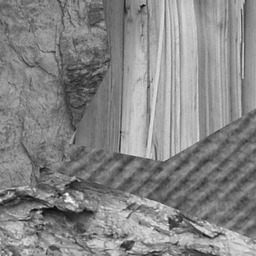
#> input picture PocVideniezad/data/tm2_1_1.png, 256 x 256 px, shrunk from 512 x 512 before the run
$ python 2.py
#> lines starting #> are read from the running program, lines starting #| are printed output that depends on the picture
import matplotlib.pyplot as plt
import numpy as np
from skimage import io, color, filters
from skimage.filters import gabor
from skimage.segmentation import watershed
from skimage.util import img_as_ubyte
from sklearn.cluster import KMeans
from sklearn.preprocessing import StandardScaler


def load_and_preprocess_image(image_path):
    image = io.imread(image_path, as_gray=True)
    image = img_as_ubyte(image)
    smoothed_image = filters.gaussian(image, sigma=1)
    # Visualize the preprocessed image
    plt.figure()
    plt.imshow(smoothed_image, cmap='gray')
    plt.title('Preprocessed Image')
    plt.axis('off')
    plt.show()
    return image, smoothed_image


def apply_gabor_filters(image, frequencies, thetas):
    num_features = len(frequencies) * len(thetas)
    feature_array = np.zeros((image.shape[0], image.shape[1], num_features))
    feature_index = 0
    for frequency in frequencies:
        for theta in thetas:
            real, imag = gabor(image, frequency=frequency, theta=theta)
            magnitude = np.sqrt(real ** 2 + imag ** 2)
            feature_array[:, :, feature_index] = magnitude
            feature_index += 1

    return feature_array


def compute_feature_gradient(feature_array):
    # feature_variance = np.var(feature_array, axis=2)
    feature_std = np.std(feature_array, axis=2)

    feature_gradient = (feature_std - feature_std.min()) / (feature_std.max() - feature_std.min())

    plt.figure()
    plt.imshow(feature_gradient, cmap='gray')
    plt.title('Feature Gradient')
    plt.axis('off')
    plt.show()

    return feature_gradient


def perform_clustering(feature_array):
    feature_vectors = feature_array.reshape(-1, feature_array.shape[2])
    scaler = StandardScaler()
    features_scaled = scaler.fit_transform(feature_vectors)
    kmeans = KMeans(n_clusters=4, n_init='auto', random_state=0)
    labels = kmeans.fit_predict(features_scaled).reshape(feature_array.shape[0], feature_array.shape[1])
    # Visualize clustering output
    plt.figure()
    plt.imshow(labels)
    plt.title('K-Means Clustering Output')
    plt.axis('off')
    plt.show()
    return labels


def apply_watershed_segmentation(image, feature_array, labels):
    # Compute the feature gradient instead of using the image gradient
    feature_gradient = compute_feature_gradient(feature_array)

    # Use the feature gradient as an elevation map for the watershed algorithm
    labels_watershed = watershed(feature_gradient, markers=labels, mask=image > 0)
    return labels_watershed


def visualize_segmentation(image, labels_watershed):
    plt.figure()
    plt.imshow(color.label2rgb(labels_watershed, image=image, bg_label=0))
    plt.title('Final Segmentation')
    plt.axis('off')
    plt.show()


def main():
    image_path = 'data/tm2_1_1.png'  # Replace with the correct path to your image
    image, smoothed_image = load_and_preprocess_image(image_path)
#> in load_and_preprocess_image, image is the input picture: shape (256, 256); min 9, max 251, mean 133.5
#> in load_and_preprocess_image, `smoothed_image = filters.gaussian(image, sigma=1)`:
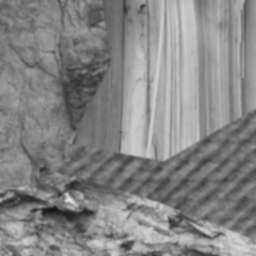
#> smoothed_image: shape (256, 256) float64; min 0.0829, max 0.891, mean 0.524
    frequencies = np.linspace(0.1, 5, 20)
    thetas = np.linspace(0, 4 * np.pi, 20)
    feature_array = apply_gabor_filters(smoothed_image, frequencies, thetas)
#> after the loop in apply_gabor_filters, `for frequency in frequencies:`: feature_index = 400
    labels = perform_clustering(feature_array)
#> in perform_clustering, `labels = kmeans.fit_predict(features_scaled).reshape(feature_array.sha..`:
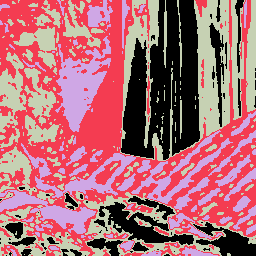
#> labels: shape (256, 256) int32; 4 distinct labels, from 0 to 3; one colour per label, 0 black
    labels_watershed = apply_watershed_segmentation(image, feature_array, labels)
#> in compute_feature_gradient, `feature_std = np.std(feature_array, axis=2)`:
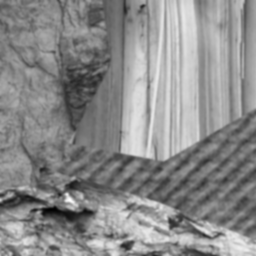
#> feature_std: shape (256, 256) float64; min 0.327, max 3.52, mean 2.07; drawn with min black and max white
#> in apply_watershed_segmentation, `labels_watershed = watershed(feature_gradient, markers=labels, mask=im..`:
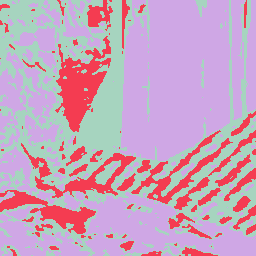
#> labels_watershed: shape (256, 256) int32; 3 distinct labels, from 1 to 3; one colour per label, 0 black
    visualize_segmentation(image, labels_watershed)
#> in visualize_segmentation, `plt.show()`:
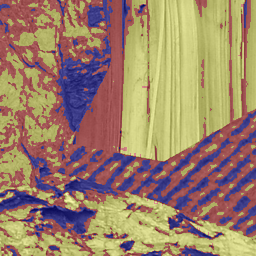
#> shown: shape (256, 256, 3) float64; mean R, G, B 0.616, 0.511, 0.417


if __name__ == '__main__':
    main()

$ run again, with PocVideniezad/data/tm10_1_1.png copied over PocVideniezad/data/tm2_1_1.png
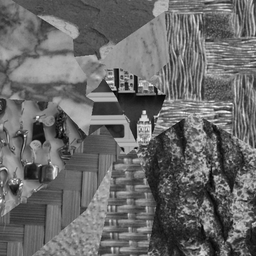
#> input picture PocVideniezad/data/tm10_1_1.png, 256 x 256 px, shrunk from 512 x 512 before the run
#> in load_and_preprocess_image, image is the input picture: shape (256, 256); min 0, max 255, mean 105.7
#> after the loop in apply_gabor_filters, `for frequency in frequencies:`: feature_index = 400
#> labels: shape (256, 256) int32; 4 distinct labels, from 0 to 3
#> in apply_watershed_segmentation, `labels_watershed = watershed(feature_gradient, markers=labels, mask=im..`:
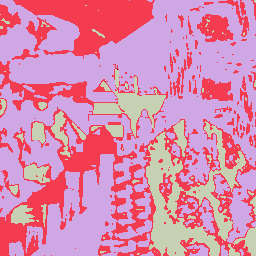
#> labels_watershed: shape (256, 256) int32; 4 distinct labels, from 0 to 3; one colour per label, 0 black
#> in visualize_segmentation, `plt.show()`:
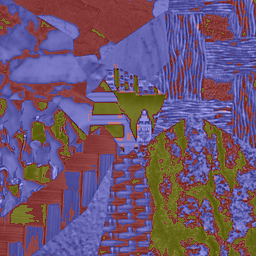
#> shown: shape (256, 256, 3) float64; mean R, G, B 0.426, 0.332, 0.454
